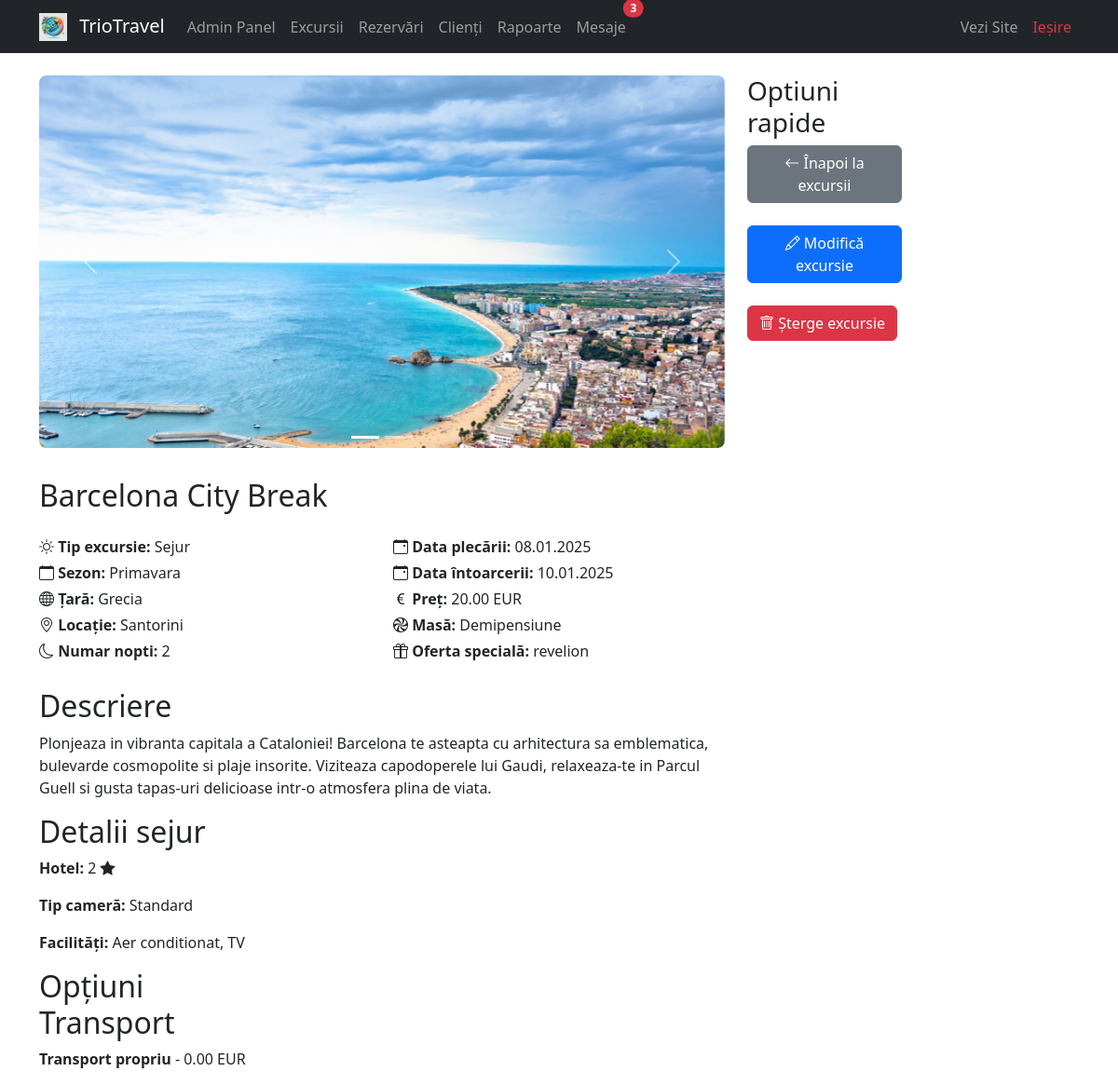
The page /admin/detalii_excursie.php?id=33 on the database its author committed.
### tables this page shows
CREATE TABLE IF NOT EXISTS `excursii` (
  `id` bigint UNSIGNED NOT NULL AUTO_INCREMENT,
  `tip` varchar(50) NOT NULL,
  `oferta_speciala` varchar(50) DEFAULT NULL,
  `tip_masa` varchar(50) DEFAULT NULL,
  `sezon_id` int DEFAULT NULL,
  `nume` varchar(200) NOT NULL,
  `descriere` text,
  `data_inceput` date NOT NULL,
  `data_sfarsit` date NOT NULL,
  `pret_cazare_per_persoana` decimal(10,2) NOT NULL,
  `creat_la` timestamp NULL DEFAULT CURRENT_TIMESTAMP,
  `poza1` varchar(255) DEFAULT NULL,
  `poza2` varchar(255) DEFAULT NULL,
  `status` enum('activ','inactiv','anulat') DEFAULT 'activ',
  `tip_cazare_id` bigint UNSIGNED NOT NULL,
  `locatie_id` bigint UNSIGNED NOT NULL,
  `numar_nopti` int NOT NULL,
  PRIMARY KEY (`id`),
  UNIQUE KEY `id` (`id`),
  KEY `idx_excursii_date_tip` (`data_inceput`,`data_sfarsit`,`tip`),
  KEY `idx_excursii_status` (`status`),
  KEY `fk_excursii_tip_cazare` (`tip_cazare_id`),
  KEY `fk_excursii_locatii` (`locatie_id`)
);

CREATE TABLE IF NOT EXISTS `sezoane` (
  `id` bigint UNSIGNED NOT NULL AUTO_INCREMENT,
  `nume` varchar(50) NOT NULL,
  `creat_la` timestamp NULL DEFAULT CURRENT_TIMESTAMP,
  PRIMARY KEY (`id`),
  UNIQUE KEY `id` (`id`)
);

CREATE TABLE IF NOT EXISTS `tari` (
  `id` bigint UNSIGNED NOT NULL AUTO_INCREMENT,
  `nume` varchar(100) NOT NULL,
  `creat_la` timestamp NULL DEFAULT CURRENT_TIMESTAMP,
  PRIMARY KEY (`id`),
  UNIQUE KEY `id` (`id`)
);

CREATE TABLE IF NOT EXISTS `locatii` (
  `id` bigint UNSIGNED NOT NULL AUTO_INCREMENT,
  `tara_id` int DEFAULT NULL,
  `nume` varchar(100) NOT NULL,
  `creat_la` timestamp NULL DEFAULT CURRENT_TIMESTAMP,
  PRIMARY KEY (`id`),
  UNIQUE KEY `id` (`id`)
);

CREATE TABLE IF NOT EXISTS `sejururi` (
  `id` int NOT NULL AUTO_INCREMENT,
  `excursie_id` int NOT NULL,
  `tip_camera` varchar(100) DEFAULT NULL,
  `rating_hotel` int DEFAULT NULL,
  `facilitati_hotel` text,
  PRIMARY KEY (`id`),
  KEY `excursie_id` (`excursie_id`)
);

CREATE TABLE IF NOT EXISTS `optiuni_transport_excursii` (
  `id` bigint UNSIGNED NOT NULL AUTO_INCREMENT,
  `excursie_id` int DEFAULT NULL,
  `tip_transport` varchar(50) NOT NULL,
  `pret_per_persoana` decimal(10,2) NOT NULL,
  `descriere` text,
  `creat_la` timestamp NULL DEFAULT CURRENT_TIMESTAMP,
  PRIMARY KEY (`id`),
  UNIQUE KEY `id` (`id`),
  UNIQUE KEY `excursie_id` (`excursie_id`,`tip_transport`)
);

### admin/detalii_excursie.php (the view, shortened to what this page needs)
<?php
require_once '../conexiune.php';
$excursie_id = $_GET['id'];
$sql = "SELECT *, e.id as ex_id, e.nume as nume_ex, s.nume as nume_sezon , l.nume as nume_loc, t.nume as nume_tara
        FROM excursii e
        JOIN sezoane s ON s.id = e.sezon_id
        JOIN locatii l ON e.locatie_id = l.id
        JOIN tari t ON l.tara_id = t.id
        WHERE e.id= ?";
$stmt = $conn->prepare($sql);
$stmt->bind_param("i", $excursie_id);
$stmt->execute();
$result = $stmt->get_result();
$excursie = $result->fetch_assoc();
?>
    <!DOCTYPE html>
<html lang="ro">
<head>
    <link href="https://cdn.jsdelivr.net/npm/bootstrap@5.3.0/dist/css/bootstrap.min.css" rel="stylesheet">
    <link href="https://cdn.jsdelivr.net/npm/bootstrap-icons@1.7.2/font/bootstrap-icons.css" rel="stylesheet">
</head>
<body>
    <?php include 'navbar.php'; ?>
    <div class="container mt-4">
        <div class="row">
            <div class="col-md-8">
                <div id="carouselExcursie" class="carousel slide" data-bs-ride="carousel">
                    <div class="carousel-indicators">
                        <?php if (!empty($excursie['poza1'])): ?>
                            <button type="button" data-bs-target="#carouselExcursie" data-bs-slide-to="0" class="active"></button>
                        <?php endif; ?>
                        <?php if (!empty($excursie['poza2'])): ?>
                            <button type="button" data-bs-target="#carouselExcursie" data-bs-slide-to="1"></button>
                        <?php endif; ?>
                    </div>
                    <div class="carousel-inner">
                        <?php if (!empty($excursie['poza1'])): ?>
                        <div class="carousel-item active">
                            <img src="../uploads/<?php echo htmlspecialchars($excursie['poza1']); ?>"
                                 class="d-block carousel-image"
                                 alt="Prima imagine">
                        </div>
                        <?php endif; ?>
                    </div>
                    <?php if (!empty($excursie['poza1']) && !empty($excursie['poza2'])): ?>
                    <button class="carousel-control-prev" type="button" data-bs-target="#carouselExcursie" data-bs-slide="prev">
                        <span class="carousel-control-prev-icon"></span>
                    </button>
                    <button class="carousel-control-next" type="button" data-bs-target="#carouselExcursie" data-bs-slide="next">
                        <span class="carousel-control-next-icon"></span>
                    </button>
                    <?php endif; ?>
                </div>
                <h2 class="mb-4"><?php echo htmlspecialchars($excursie['nume_ex']); ?></h2>
                <div class="row mb-4">
                    <div class="col-6">
                        <p class="mb-1"><i class="bi bi-sun"></i> <strong> Tip excursie: </strong> <?php echo htmlspecialchars($excursie['tip']); ?></p>
                        <p class="mb-1"><i class="bi bi-calendar"></i> <strong> Sezon: </strong> <?php echo htmlspecialchars($excursie['nume_sezon']); ?></p>
                        <p class="mb-1"><i class="bi bi-globe"></i> <strong> Țară: </strong> <?php echo htmlspecialchars($excursie['nume_tara']); ?></p>
                        <p class="mb-1"><i class="bi bi-geo-alt"></i> <strong> Locație: </strong> <?php echo htmlspecialchars($excursie['nume_loc']); ?></p>
                        <p class="mb-1"><i class="bi bi-moon"></i> <strong> Numar nopti: </strong> <?php echo $excursie['numar_nopti']; ?></p>
                    </div>
                    <div class="col-6">
                        <p class="mb-1"><i class="bi bi-calendar-event"></i> <strong> Data plecării: </strong>
                            <?php echo date('d.m.Y', strtotime($excursie['data_inceput'])); ?>
                        </p>
                        <p class="mb-1"><i class="bi bi-calendar-event"></i> <strong> Data întoarcerii: </strong>
                            <?php echo date('d.m.Y', strtotime($excursie['data_sfarsit'])); ?>
                        </p>
                        <p class="mb-1"><i class="bi bi-currency-euro"></i> <strong> Preț: </strong> <?php echo number_format($excursie['pret_cazare_per_persoana'], 2); ?> EUR</p>
                        <p class="mb-1"><i class="bi bi-hypnotize"></i> <strong> Masă: </strong> <?php echo htmlspecialchars($excursie['tip_masa']); ?></p>
                        <p class="mb-1">
                            <i class="bi bi-gift"></i>
                            <strong> Oferta specială: </strong>
                            <?php echo !empty($excursie['oferta_speciala']) ? htmlspecialchars($excursie['oferta_speciala']) : "Fără"; ?>
                        </p>
                    </div>
                </div>
                <h2>Descriere</h2>
                <p><?php echo htmlspecialchars($excursie['descriere']); ?></p>
                <?php
                    if (isset($excursie["tip"]) && strtolower($excursie["tip"]) == "circuit") {
                        if (isset($excursie_id) && !empty($excursie_id)) {
                            $sqlCircuit = "SELECT * FROM circuite WHERE excursie_id = ?";
                            $stmt = $conn->prepare($sqlCircuit);
                            if ($stmt) {
                                $stmt->bind_param("i", $excursie_id);
                                $stmt->execute();
                                $result = $stmt->get_result();
                                if ($result && $circuit = $result->fetch_assoc()) {
                                    echo "<h2>Detalii circuit</h2>";
                                    echo "<p><strong>Traseu: </strong>" . htmlspecialchars($circuit['descriere_traseu']) . "</p>";
                                    echo "<p><strong>Vizite incluse:</strong>" . htmlspecialchars($circuit['vizite_incluse']) . "</p>";
                                } else {
                                    echo "<p>Nu au fost găsite detalii pentru acest circuit.</p>";
                                }
                                $stmt->close();
                            } else {
                                echo "<p>Eroare la pregătirea interogării pentru detalii circuit.</p>";
                            }
                        } else {
                            echo "<p>ID-ul excursiei nu este valid.</p>";
                        }
                    } else if (isset($excursie["tip"]) && strtolower($excursie["tip"]) == "sejur") {
                        if (isset($excursie_id) && !empty($excursie_id)) {
                            $sqlSejur = "SELECT * FROM sejururi WHERE excursie_id = ?";
                            $stmt = $conn->prepare($sqlSejur);
                            if ($stmt) {
                                $stmt->bind_param("i", $excursie_id);
                                $stmt->execute();
                                $result = $stmt->get_result();
                                if ($result && $sejur = $result->fetch_assoc()) {
                                    echo "<h2>Detalii sejur</h2>";
                                    echo "<p><strong>Hotel: </strong>" . htmlspecialchars($sejur['rating_hotel']) . " <i class=\"bi bi-star-fill\"></i></p>";
                                    echo "<p><strong>Tip cameră: </strong>" . htmlspecialchars($sejur['tip_camera']) . "</p>";
                                    echo "<p><strong>Facilități: </strong>" . htmlspecialchars($sejur['facilitati_hotel']) . "</p>";
                                } else {
                                    echo "<p>Nu au fost găsite detalii pentru acest sejur.</p>";
                                }
                            } else {
                                echo "<p>Eroare la pregătirea interogării pentru detalii sejur.</p>";
                            }
                        } else {
                            echo "<p>ID-ul excursiei nu este valid.</p>";
                        }
                    }
                ?>
                <div class="col-md-4">
                    <h2>Opțiuni Transport</h2>
                    <ul class="list-unstyled">
                        <?php
                        $sql_transport = "SELECT * FROM optiuni_transport_excursii WHERE excursie_id = ?";
                        $stmt = $conn->prepare($sql_transport);
                        $stmt->bind_param("i", $excursie_id);
                        $stmt->execute();
                        $result = $stmt->get_result();
                        if ($result && $result->num_rows > 0) {
                            while ($transport = $result->fetch_assoc()) {
                                echo "<li>";
                                echo "<strong>" . htmlspecialchars($transport['tip_transport']) . "</strong> - " .
                                    number_format($transport['pret_per_persoana'], 2) . " EUR";
                                echo "</li>";
                            }
                        } else {
                            echo "<li>Nu există opțiuni de transport disponibile pentru această excursie.</li>";
                        }
                        ?>
                    </ul>
                </div>
            </div>
            <div class="col-md-2">
                <h3> Optiuni rapide </h3>
                <a href="excursii.php" class="btn btn-secondary mb-4"><i class="bi bi-arrow-left"></i> Înapoi la excursii</a>
                <a href="editeaza_excursie.php?id=<?php echo $excursie_id; ?>" class="btn btn-primary mb-4"><i class="bi bi-pencil"></i> Modifică excursie</a>
                <a href="sterge_excursie.php?id=<?php echo $excursie_id; ?>" class="btn btn-danger mb-4"><i class="bi bi-trash"></i> Șterge excursie</a>
            </div>
        </div>
    </div>
</body>
</html>

### admin/detalii_excursie.php (style rules this page uses)
.carousel-image { width: 100%; height: 400px; object-fit: cover; }
.carousel-indicators { margin-bottom: 0; }
.carousel { border-radius: 8px; overflow: hidden; margin-bottom: 2rem; }

### rows shown on the page
excursii: poza1 (picture), nume "Barcelona City Break", tip "Sejur", sezoane.nume "Primavara", tari.nume "Grecia", locatii.nume "Santorini", numar_nopti "2", data_inceput "08.01.2025", data_sfarsit "10.01.2025", pret_cazare_per_persoana "20.00", tip_masa "Demipensiune", oferta_speciala "revelion", descriere "Plonjeaza in vibranta capitala a Cataloniei! Barcelona te asteapta cu arhitectura sa emblematica, bulevarde cosmopolite si plaje insorite. Viziteaza capodoperele lui Gaudi, relaxeaza-te in Parcul Guell si gusta tapas-uri delicioase intr-o atmosfera plina de viata."
sejururi: rating_hotel "2", tip_camera "Standard", facilitati_hotel "Aer conditionat, TV"
optiuni_transport_excursii: tip_transport "Transport propriu", pret_per_persoana "0.00"

### other values the page prints
$mesaje_necitite "3"
